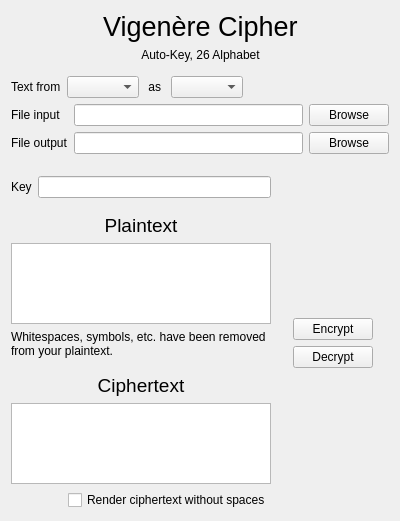
<?xml version="1.0" encoding="UTF-8"?>
<ui version="4.0">
 <class>VigenereAutoKeyWidget</class>
 <widget class="QWidget" name="VigenereAutoKeyWidget">
  <property name="geometry">
   <rect>
    <x>0</x>
    <y>0</y>
    <width>400</width>
    <height>521</height>
   </rect>
  </property>
  <property name="windowTitle">
   <string>Form</string>
  </property>
  <layout class="QVBoxLayout" name="verticalLayout">
   <item>
    <layout class="QHBoxLayout" name="horizontalLayout_5">
     <property name="sizeConstraint">
      <enum>QLayout::SetFixedSize</enum>
     </property>
     <property name="bottomMargin">
      <number>8</number>
     </property>
     <item>
      <spacer name="horizontalSpacer_4">
       <property name="orientation">
        <enum>Qt::Horizontal</enum>
       </property>
       <property name="sizeHint" stdset="0">
        <size>
         <width>40</width>
         <height>20</height>
        </size>
       </property>
      </spacer>
     </item>
     <item>
      <layout class="QVBoxLayout" name="verticalLayout_4">
       <property name="sizeConstraint">
        <enum>QLayout::SetFixedSize</enum>
       </property>
       <item>
        <widget class="QLabel" name="label_10">
         <property name="sizePolicy">
          <sizepolicy hsizetype="Preferred" vsizetype="Fixed">
           <horstretch>0</horstretch>
           <verstretch>0</verstretch>
          </sizepolicy>
         </property>
         <property name="font">
          <font>
           <pointsize>20</pointsize>
          </font>
         </property>
         <property name="text">
          <string>Vigenère Cipher</string>
         </property>
        </widget>
       </item>
       <item>
        <widget class="QLabel" name="label_11">
         <property name="sizePolicy">
          <sizepolicy hsizetype="Preferred" vsizetype="Fixed">
           <horstretch>0</horstretch>
           <verstretch>0</verstretch>
          </sizepolicy>
         </property>
         <property name="text">
          <string>Auto-Key, 26 Alphabet</string>
         </property>
         <property name="alignment">
          <set>Qt::AlignCenter</set>
         </property>
        </widget>
       </item>
      </layout>
     </item>
     <item>
      <spacer name="horizontalSpacer_5">
       <property name="orientation">
        <enum>Qt::Horizontal</enum>
       </property>
       <property name="sizeHint" stdset="0">
        <size>
         <width>40</width>
         <height>20</height>
        </size>
       </property>
      </spacer>
     </item>
    </layout>
   </item>
   <item>
    <layout class="QHBoxLayout" name="horizontalLayout_7">
     <item>
      <widget class="QLabel" name="label_12">
       <property name="sizePolicy">
        <sizepolicy hsizetype="Fixed" vsizetype="Preferred">
         <horstretch>0</horstretch>
         <verstretch>0</verstretch>
        </sizepolicy>
       </property>
       <property name="text">
        <string>Text from</string>
       </property>
      </widget>
     </item>
     <item>
      <widget class="QComboBox" name="sourceComboBox">
       <property name="sizePolicy">
        <sizepolicy hsizetype="Preferred" vsizetype="Preferred">
         <horstretch>0</horstretch>
         <verstretch>0</verstretch>
        </sizepolicy>
       </property>
      </widget>
     </item>
     <item>
      <widget class="QWidget" name="textTypeContainer_3" native="true">
       <layout class="QHBoxLayout" name="textTypeContainer_4">
        <property name="spacing">
         <number>6</number>
        </property>
        <property name="sizeConstraint">
         <enum>QLayout::SetFixedSize</enum>
        </property>
        <property name="leftMargin">
         <number>0</number>
        </property>
        <property name="topMargin">
         <number>0</number>
        </property>
        <property name="rightMargin">
         <number>0</number>
        </property>
        <property name="bottomMargin">
         <number>0</number>
        </property>
        <item>
         <widget class="QLabel" name="label_13">
          <property name="sizePolicy">
           <sizepolicy hsizetype="Fixed" vsizetype="Preferred">
            <horstretch>0</horstretch>
            <verstretch>0</verstretch>
           </sizepolicy>
          </property>
          <property name="text">
           <string> as </string>
          </property>
         </widget>
        </item>
        <item>
         <widget class="QComboBox" name="textTypeComboBox">
          <property name="sizePolicy">
           <sizepolicy hsizetype="Preferred" vsizetype="Preferred">
            <horstretch>0</horstretch>
            <verstretch>0</verstretch>
           </sizepolicy>
          </property>
         </widget>
        </item>
       </layout>
      </widget>
     </item>
     <item>
      <spacer name="horizontalSpacer_6">
       <property name="orientation">
        <enum>Qt::Horizontal</enum>
       </property>
       <property name="sizeHint" stdset="0">
        <size>
         <width>40</width>
         <height>20</height>
        </size>
       </property>
      </spacer>
     </item>
    </layout>
   </item>
   <item>
    <widget class="QWidget" name="fileHandlingContainer" native="true">
     <layout class="QGridLayout" name="aa_2">
      <property name="leftMargin">
       <number>0</number>
      </property>
      <property name="topMargin">
       <number>0</number>
      </property>
      <property name="rightMargin">
       <number>0</number>
      </property>
      <property name="bottomMargin">
       <number>0</number>
      </property>
      <property name="horizontalSpacing">
       <number>6</number>
      </property>
      <item row="0" column="1">
       <widget class="QLineEdit" name="fileInputTextBox"/>
      </item>
      <item row="0" column="0">
       <widget class="QLabel" name="label_14">
        <property name="text">
         <string>File input</string>
        </property>
       </widget>
      </item>
      <item row="0" column="2">
       <widget class="QPushButton" name="browseFileInputButton">
        <property name="text">
         <string>Browse</string>
        </property>
       </widget>
      </item>
      <item row="1" column="0">
       <widget class="QLabel" name="label_15">
        <property name="text">
         <string>File output</string>
        </property>
       </widget>
      </item>
      <item row="1" column="1">
       <widget class="QLineEdit" name="fileOutputTextBox"/>
      </item>
      <item row="1" column="2">
       <widget class="QPushButton" name="browseFileOutputButton">
        <property name="text">
         <string>Browse</string>
        </property>
       </widget>
      </item>
     </layout>
    </widget>
   </item>
   <item>
    <layout class="QHBoxLayout" name="horizontalLayout_8">
     <property name="topMargin">
      <number>16</number>
     </property>
     <item>
      <layout class="QVBoxLayout" name="verticalLayout_7">
       <item>
        <layout class="QHBoxLayout" name="horizontalLayout_9">
         <item>
          <widget class="QLabel" name="label_16">
           <property name="text">
            <string>Key</string>
           </property>
          </widget>
         </item>
         <item>
          <widget class="QLineEdit" name="keyTextBox"/>
         </item>
        </layout>
       </item>
       <item>
        <spacer name="verticalSpacer_5">
         <property name="orientation">
          <enum>Qt::Vertical</enum>
         </property>
         <property name="sizeType">
          <enum>QSizePolicy::Fixed</enum>
         </property>
         <property name="sizeHint" stdset="0">
          <size>
           <width>0</width>
           <height>10</height>
          </size>
         </property>
        </spacer>
       </item>
       <item>
        <widget class="QLabel" name="label_17">
         <property name="font">
          <font>
           <pointsize>14</pointsize>
          </font>
         </property>
         <property name="text">
          <string>Plaintext</string>
         </property>
         <property name="alignment">
          <set>Qt::AlignCenter</set>
         </property>
        </widget>
       </item>
       <item>
        <widget class="QPlainTextEdit" name="plainTextBox"/>
       </item>
       <item>
        <widget class="QLabel" name="plainTextWarningLabel">
         <property name="font">
          <font>
           <pointsize>9</pointsize>
          </font>
         </property>
         <property name="text">
          <string>Whitespaces, symbols, etc. have been removed from your plaintext.</string>
         </property>
         <property name="wordWrap">
          <bool>true</bool>
         </property>
         <property name="margin">
          <number>0</number>
         </property>
        </widget>
       </item>
       <item>
        <spacer name="verticalSpacer_6">
         <property name="orientation">
          <enum>Qt::Vertical</enum>
         </property>
         <property name="sizeType">
          <enum>QSizePolicy::Fixed</enum>
         </property>
         <property name="sizeHint" stdset="0">
          <size>
           <width>0</width>
           <height>10</height>
          </size>
         </property>
        </spacer>
       </item>
       <item>
        <widget class="QLabel" name="label_18">
         <property name="font">
          <font>
           <pointsize>14</pointsize>
          </font>
         </property>
         <property name="text">
          <string>Ciphertext</string>
         </property>
         <property name="alignment">
          <set>Qt::AlignCenter</set>
         </property>
         <property name="margin">
          <number>0</number>
         </property>
        </widget>
       </item>
       <item>
        <widget class="QPlainTextEdit" name="cipherTextBox"/>
       </item>
       <item alignment="Qt::AlignRight">
        <widget class="QCheckBox" name="renderCipherTextBox">
         <property name="text">
          <string>Render ciphertext without spaces</string>
         </property>
        </widget>
       </item>
      </layout>
     </item>
     <item>
      <layout class="QVBoxLayout" name="verticalLayout_9" stretch="0,0,0,0">
       <property name="leftMargin">
        <number>16</number>
       </property>
       <property name="rightMargin">
        <number>16</number>
       </property>
       <item>
        <spacer name="verticalSpacer_7">
         <property name="orientation">
          <enum>Qt::Vertical</enum>
         </property>
         <property name="sizeHint" stdset="0">
          <size>
           <width>20</width>
           <height>40</height>
          </size>
         </property>
        </spacer>
       </item>
       <item>
        <widget class="QPushButton" name="encryptButton">
         <property name="text">
          <string>Encrypt</string>
         </property>
        </widget>
       </item>
       <item>
        <widget class="QPushButton" name="decryptButton">
         <property name="text">
          <string>Decrypt</string>
         </property>
        </widget>
       </item>
       <item>
        <spacer name="verticalSpacer_8">
         <property name="orientation">
          <enum>Qt::Vertical</enum>
         </property>
         <property name="sizeHint" stdset="0">
          <size>
           <width>20</width>
           <height>40</height>
          </size>
         </property>
        </spacer>
       </item>
      </layout>
     </item>
    </layout>
   </item>
  </layout>
 </widget>
 <resources/>
 <connections/>
</ui>
